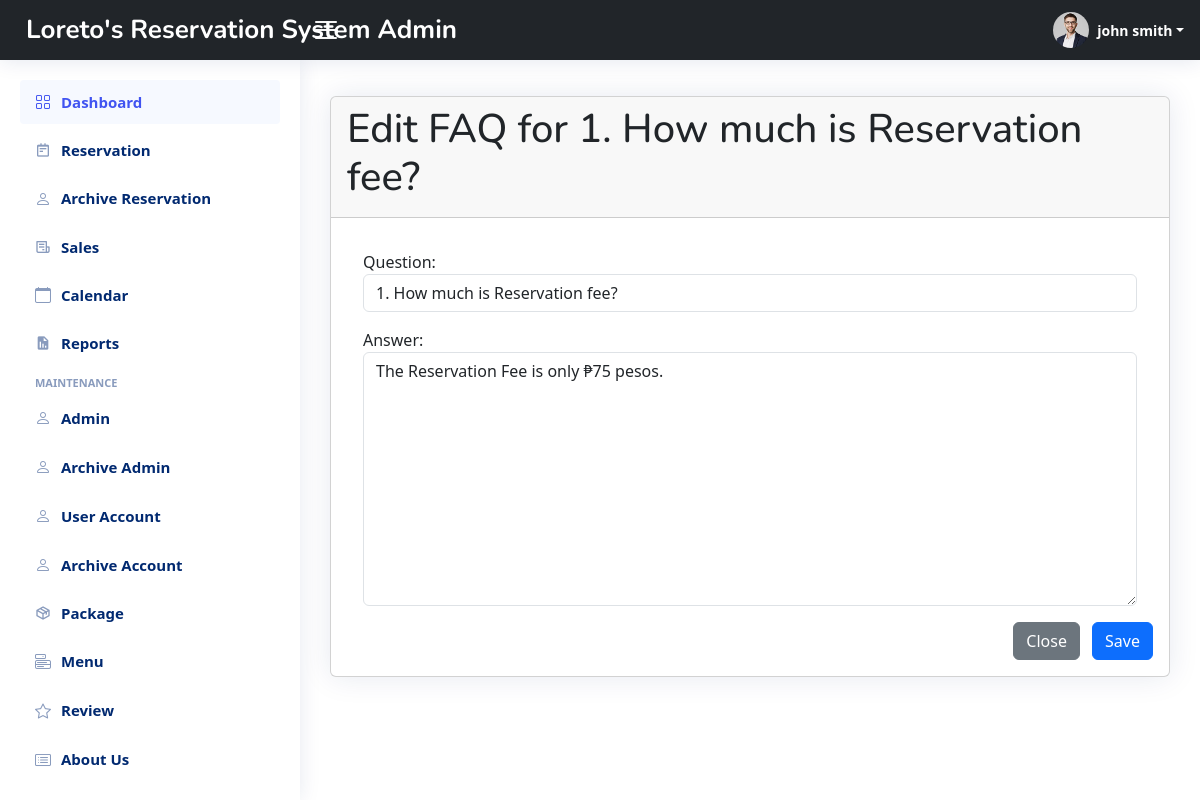
The page /admin/maintenance/editfaq.php?id=4 (signed in) on the database its author committed.
### tables this page shows
CREATE TABLE `tbl_maintenance` (
  `id` int(11) NOT NULL,
  `titlepage` varchar(255) NOT NULL,
  `navcolor` varchar(255) NOT NULL,
  `bgcolor` varchar(255) NOT NULL,
  `image` varchar(255) NOT NULL
);

CREATE TABLE `tbl_faq` (
  `id` int(11) NOT NULL,
  `question` varchar(255) NOT NULL,
  `answer` varchar(255) NOT NULL
);

### admin/functions/myfunctions.php (called while the page is built, shortened)
<?php
include '../connect.php';
function getAll($table)
{
    global $con;
    $query = "SELECT * FROM $table";
    return $query_run = mysqli_query($con, $query);
}
function getByID($table, $id)
{
    global $con;
    $query = "SELECT * FROM $table WHERE id='$id' ";
    return $query_run = mysqli_query($con, $query);
}
?>

### admin/maintenance/editfaq.php (the view, shortened to what this page needs)
<?php include('../include/header.php');?>
<main id="main" class="main">
    <section class="section mt-3">
        <div class="row">
            <div class="col-md-12">
                <div class="card">
                    <?php
                    if (isset($_GET['id']))
                    {
                        $id = $_GET['id'];
                        $faq = getByID("tbl_faq", $id);
                        if (mysqli_num_rows($faq) > 0)
                        {
                            $data = mysqli_fetch_array($faq);
                    ?>
                            <div class="card-header">
                                <H1>Edit FAQ for <?= $data['question'] ?>  </H1>
                            </div>
                            <div class="card-body">
                                <form action="../code.php" method="post" enctype="multipart/form-data">
                                    <div class="form-group m-3">
                                        <label for="">Question:</label>
                                        <input type="text" name="question" value="<?= $data['question'] ?>" class="form-control" required>
                                    </div>
                                    <div class="form-group m-3">
                                        <label for="">Answer:</label>
                                        <textarea name="answer" rows="10" cols="20" class="form-control" required><?= $data['answer'] ?></textarea>
                                    </div>
                                    <div class="form-group text-end">
                                        <a href="contact.php" class="btn btn-secondary me-2">Close</a>
                                        <button type="submit" name="update_faq" class="btn btn-primary">Save</button>
                                    </div>
                                </form>
                            </div>
                    <?php
                        } else {
                            echo "Menu Item not found";
                        }
                    } else {
                        echo "ID is missing in url";
                    }
                    ?>
                </div>
            </div>
        </div>
    </section>
</main>
<?php include('../include/footer.php'); ?>

### admin/include/top.php (shortened to what this page needs)
<div id="content-wrapper" class="d-flex flex-column">
  <div id="content">
    <header id="header" class="header fixed-top d-flex align-items-center bg-dark">
      <?php
      $maintenance = getAll("tbl_maintenance");
      if (mysqli_num_rows($maintenance) > 0) {
        foreach ($maintenance as $data) {
      ?>
          <div class="d-flex align-items-center justify-content-between">
            <a href="https://loretoscatering.com/" class="logo d-flex align-items-center text-decoration-none">
              <span id="head-color" class="d-none d-lg-block" style="white-space: nowrap;"><?= $data['titlepage'] ?> Admin</span>
            </a>
            <i id="head-color" class="bi bi-list toggle-sidebar-btn"></i>
          </div>
          <?php
        }
      } else {
        echo "No Records Found";
      }
      ?>
      <nav class="header-nav ms-auto">
        <ul class="d-flex align-items-center">
          <li class="nav-item dropdown pe-3">
            <a class="nav-link nav-profile d-flex align-items-center pe-0" href="#" data-bs-toggle="dropdown">
              <img src="../assets/img/profile-img.jpg" alt="Profile" class="rounded-circle">
              <span id="head-color" class="d-none d-md-block dropdown-toggle ps-2"><?php echo $_SESSION["name"]; ?></span>
            </a>
          </li>
        </ul>
      </nav>
    </header>

### admin/assets/css/style.css (style rules this page uses)
:root { scroll-behavior: smooth; }
body { font-family: "Open Sans", sans-serif; background: #f6f9ff; color: #444444; }
a { color: #4154f1; text-decoration: none; }
h1, h2, h3, h4, h5, h6 { font-family: "Nunito", sans-serif; }
#main { margin-top: 60px; padding: 20px 30px; transition: all 0.3s; }
.card { margin-bottom: 30px; border: none; border-radius: 5px; box-shadow: 0px 0 30px rgba(1, 41, 112, 0.1); }
.card-header, .card-footer { border-color: #ebeef4; background-color: #fff; color: #798eb3; padding: 15px; }
.card-body { padding: 0 20px 20px 20px; }
.logo { line-height: 1; }
@media (min-width: 1200px) { .logo { width: 280px; } }
.logo span { font-size: 26px; font-weight: 700; color: #012970; font-family: "Nunito", sans-serif; }
.header { transition: all 0.5s; z-index: 997; height: 60px; box-shadow: 0px 2px 20px rgba(1, 41, 112, 0.1); background-color: #fff; padding-left: 20px; }
.header .toggle-sidebar-btn { font-size: 32px; padding-left: 10px; cursor: pointer; color: #012970; }
.header-nav ul { list-style: none; }
.header-nav>ul { margin: 0; padding: 0; }
.header-nav .nav-profile { color: #012970; }
.header-nav .nav-profile img { max-height: 36px; }
.header-nav .nav-profile span { font-size: 14px; font-weight: 600; }
@media (min-width: 1200px) { #main, #footer { margin-left: 300px; } }

### admin/include/top.php (style rules this page uses)
#head-color { color: white; }

### rows shown on the page
tbl_maintenance: titlepage "Loreto's Reservation System"
tbl_faq: question "1. How much is Reservation fee?", answer "The Reservation Fee is only ₱75 pesos."

### other values the page prints
$_SESSION["name"] "john smith"
